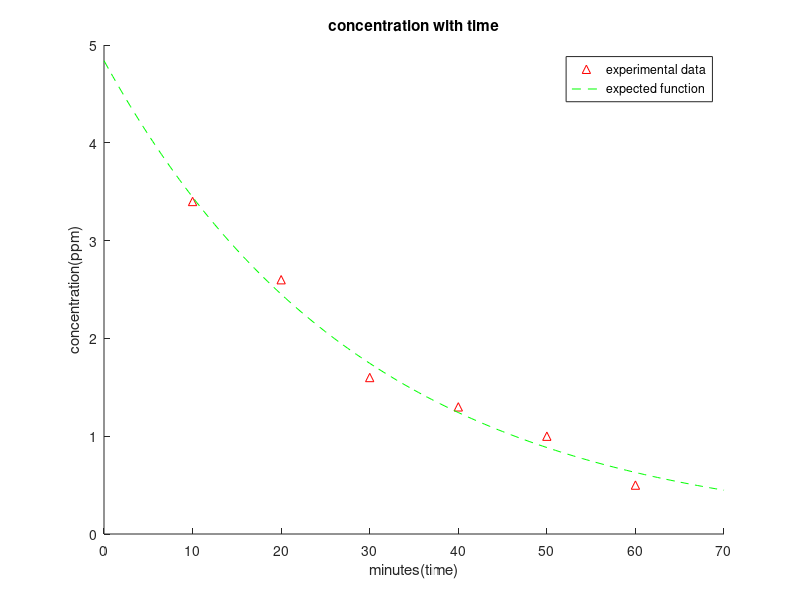

Here is the MATLAB script that generated this plot:
% Given experimental data
t_exp = 10:10:60;
c_exp = [3.4 2.6 1.6 1.3 1.0 0.5];

% Expected function
t_func = 0:0.5:70;
c_func = 4.84.*exp(-0.034.*t_func);

% Plot
hold on 
plot(t_exp,c_exp,'r^')
plot(t_func,c_func,'g--')
legend('experimental data','expected function')
xlabel('minutes(time)')
ylabel('concentration(ppm)')
title('concentration with time')
hold off 